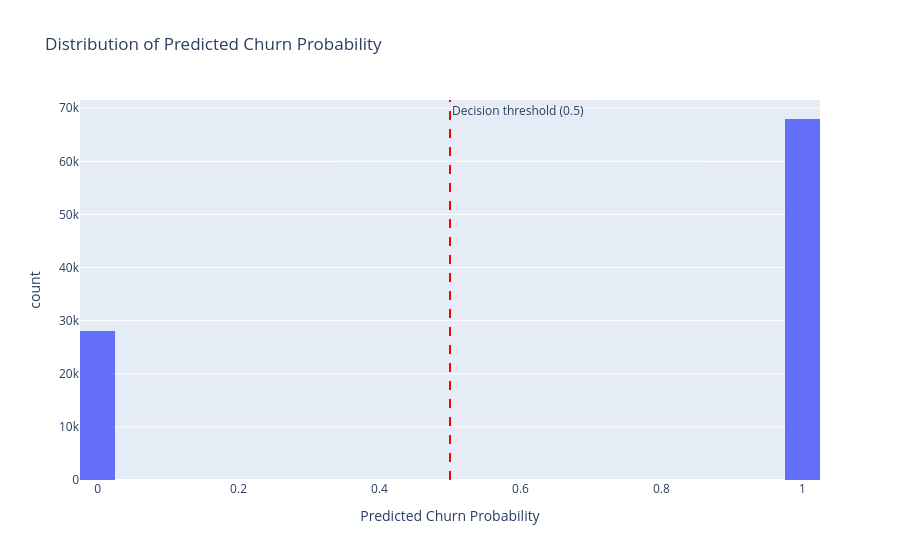

Notebook code for this chart:
### Code cell
fig = px.histogram(
    rfm, x="Churn_Probability", nbins=40,
    title="Distribution of Predicted Churn Probability",
    labels={"Churn_Probability": "Predicted Churn Probability"}
)
fig.add_vline(x=0.5, line_dash="dash", line_color="red",
              annotation_text="Decision threshold (0.5)")
fig.show()

### Figure 1 — Plotly figure (JSON) as saved in the notebook; plotly's stock layout.template omitted (floating-point values rounded to 4 significant figures; data arrays with more than 128 entries replaced by an {"elided": "..."} marker saying what was removed)
{"data": [{"bingroup": "x", "hovertemplate": "Predicted Churn Probability=%{x}<br>count=%{y}<extra></extra>", "legendgroup": "", "marker": {"color": "#636efa", "pattern": {"shape": ""}}, "name": "", "nbinsx": 40, "orientation": "v", "showlegend": false, "type": "histogram", "x": {"elided": "96096 float values"}, "xaxis": "x", "yaxis": "y"}], "layout": {"annotations": [{"showarrow": false, "text": "Decision threshold (0.5)", "x": 0.5, "xanchor": "left", "xref": "x", "y": 1, "yanchor": "top", "yref": "y domain"}], "barmode": "relative", "legend": {"tracegroupgap": 0}, "shapes": [{"line": {"color": "red", "dash": "dash"}, "type": "line", "x0": 0.5, "x1": 0.5, "xref": "x", "y0": 0, "y1": 1, "yref": "y domain"}], "title": {"text": "Distribution of Predicted Churn Probability"}, "xaxis": {"anchor": "y", "domain": [0.0, 1.0], "title": {"text": "Predicted Churn Probability"}}, "yaxis": {"anchor": "x", "domain": [0.0, 1.0], "title": {"text": "count"}}}}
